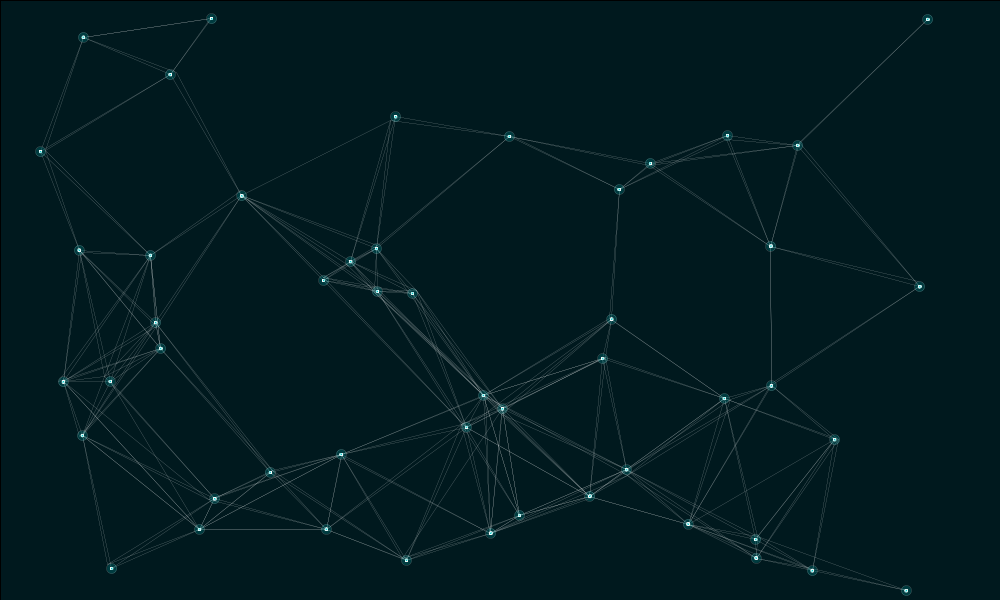
Frame 1 (no input)
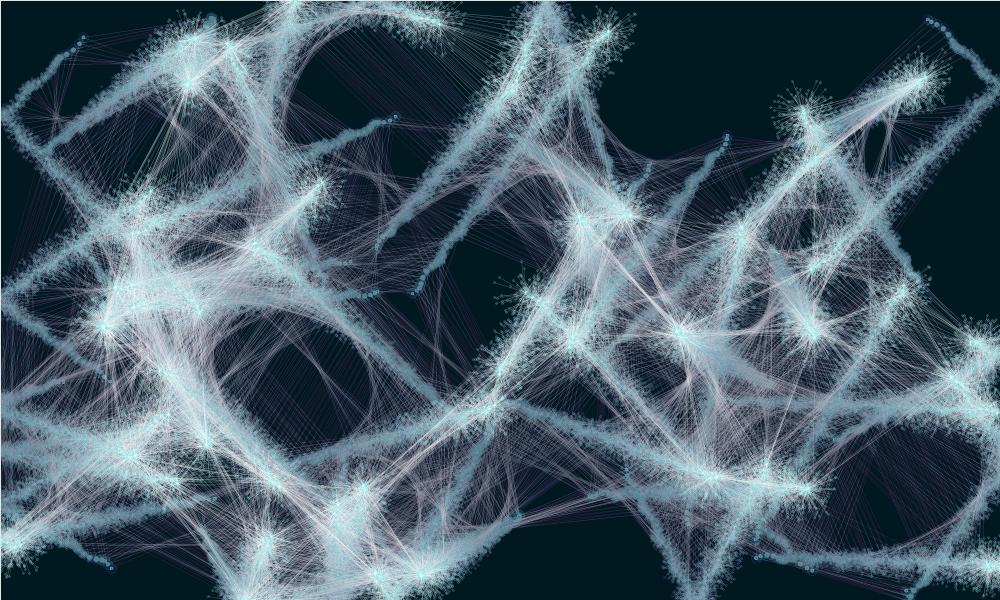
Frame 60 (the mouse pressed at the canvas centre just before this capture)
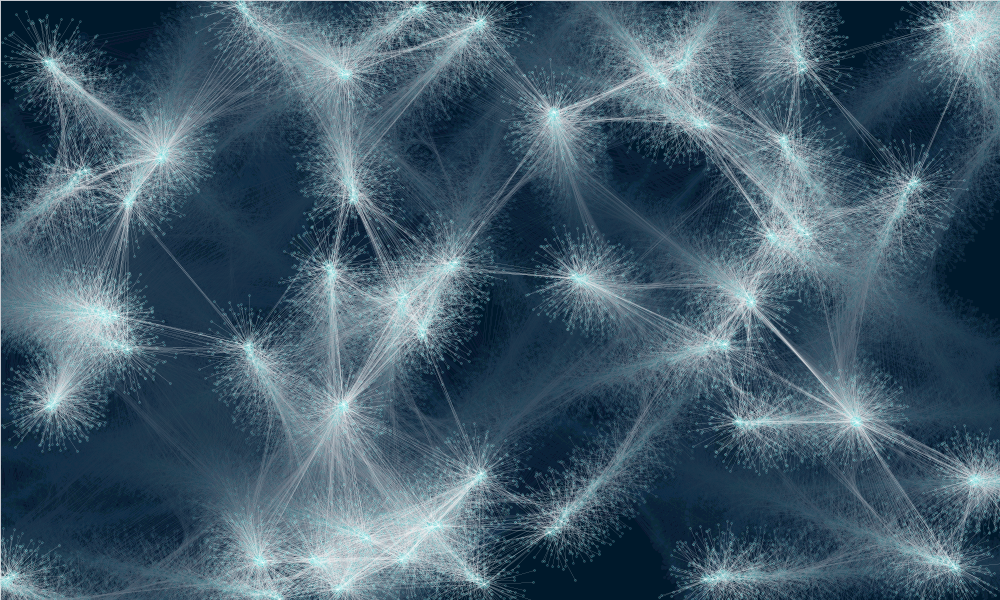
Frame 120 (the mouse held since frame 60 and released just before this capture)

The Processing sketch that drew these frames (run headless with seeded random() and noise(); from frame 60 on, the mouse is pressed at the canvas centre):

// Processing sketch: processing_164394
// ── processing_164394.pde

int ballCount = 50;

float[] x = new float[ballCount];
float[] y = new float[ballCount];

float[] speedX = new float[ballCount];
float[] speedY = new float[ballCount];

float[] speedStartX = new float[ballCount];
float[] speedStartY = new float[ballCount];

float[] smallAngle = new float[ballCount];


float[] scalar=new float[ballCount];
float newAngle;
float angleColor=0;
int blueColor=30;
float k=0;





void setup() {
  size(1000, 600);
  frameRate(10);
  background(0, 25, 30);
  //angleColor+=0.01;

  for (int i = 0; i<ballCount; i++) {
    x[i] = random(10, width);
    y[i] = random(10, height);
    smallAngle[i]=random(0,TWO_PI);
    speedStartX[i] = random(-5, 5);
    speedStartY[i] = random(-5, 5);
    //scalar[i]=random(0,20);
    
    
  }
}

void draw() {
  //background(0, 25, 30+sin(angleColor)*blueColor);
  angleColor+=0.01;
  
  fill(0, 25, 30+sin(angleColor)*blueColor,k);
  rect(0,0,width,height);
  k+=0.1;
  if(k==40){
    k=0;
  }
  
  
  for (int i=0; i<ballCount; i++) {
    if (abs(mouseX - x[i]) < 20 &&
      abs(mouseY - y[i]) < 20) {
    x[i] += random(-5, 5);
    y[i] += random(-5, 5);
      }
    speedX[i]=speedStartX[i]+2*cos(2*smallAngle[i]);
    speedY[i]=speedStartY[i]+2*sin(2*smallAngle[i]);
    
    scalar[i]=random(20)*sin(angleColor);
    
    for(int j = 0; j<ballCount; j++){
      stroke(255);
      strokeWeight(0.05);
      if(abs(x[i]-x[j])<150 && abs(y[i]-y[j])<150){
      line(x[i],y[i],x[j],y[j]);
      }
   }
    //ball display
    ball(x[i], y[i]);
    x[i] = x[i]+speedX[i];
    y[i] = y[i]+speedY[i];
    
    //border
    if (x[i]>width)speedStartX[i] = speedStartX[i]*-1;
    if (x[i]<0)speedStartX[i] = speedStartX[i]*-1;
    if (y[i]>height)speedStartY[i] = speedStartY[i]*-1;
    if (y[i]<0)speedStartY[i] = speedStartY[i]*-1;
  }
  
}

void ball(float ballX, float ballY){
  fill(0,204,204,50);
  ellipse(ballX,ballY,10,10);
  for(int i=0;i<1;i++){
  smallBall(ballX,ballY);
  }
  
}


void smallBall(float ballX,float ballY){
  for(int i=0;i<ballCount;i++){
  ellipse(ballX+scalar[i]*3*sin(smallAngle[i]),ballY+scalar[i]*3*cos(smallAngle[i]),2,2);
  line(ballX+scalar[i]*3*sin(smallAngle[i]),ballY+scalar[i]*3*cos(smallAngle[i]),ballX,ballY);
  smallAngle[i]+=0.01;
  }
}
  
  
